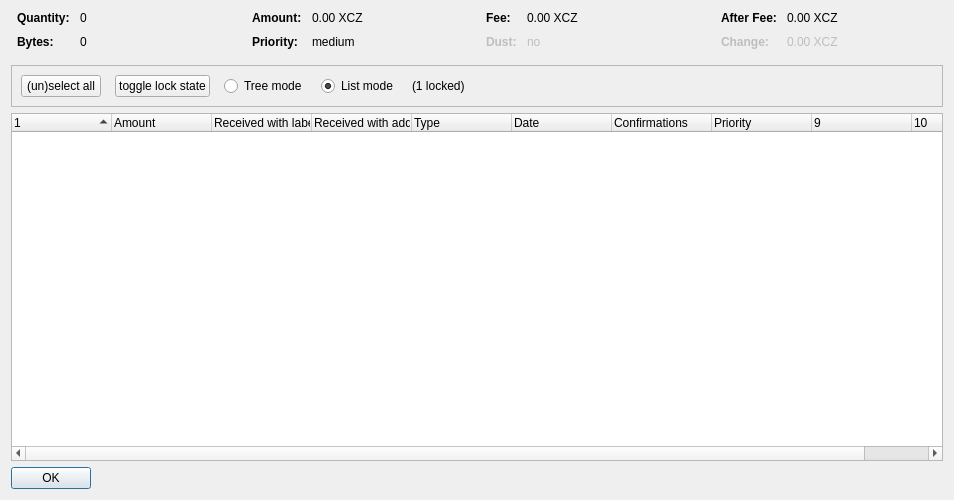
<?xml version="1.0" encoding="UTF-8"?>
<ui version="4.0">
 <class>CoinControlDialog</class>
 <widget class="QDialog" name="CoinControlDialog">
  <property name="geometry">
   <rect>
    <x>0</x>
    <y>0</y>
    <width>954</width>
    <height>500</height>
   </rect>
  </property>
  <property name="windowTitle">
   <string>Coin Selection</string>
  </property>
  <layout class="QVBoxLayout" name="verticalLayout">
   <item>
    <layout class="QHBoxLayout" name="horizontalLayoutTop" stretch="0,0,0,0">
     <property name="topMargin">
      <number>0</number>
     </property>
     <property name="bottomMargin">
      <number>10</number>
     </property>
     <item>
      <layout class="QFormLayout" name="formLayoutCoinControl1">
       <property name="horizontalSpacing">
        <number>10</number>
       </property>
       <property name="verticalSpacing">
        <number>10</number>
       </property>
       <property name="leftMargin">
        <number>6</number>
       </property>
       <property name="rightMargin">
        <number>6</number>
       </property>
       <item row="0" column="0">
        <widget class="QLabel" name="labelCoinControlQuantityText">
         <property name="font">
          <font>
           <weight>75</weight>
           <bold>true</bold>
          </font>
         </property>
         <property name="text">
          <string>Quantity:</string>
         </property>
        </widget>
       </item>
       <item row="0" column="1">
        <widget class="QLabel" name="labelCoinControlQuantity">
         <property name="cursor">
          <cursorShape>IBeamCursor</cursorShape>
         </property>
         <property name="contextMenuPolicy">
          <enum>Qt::ActionsContextMenu</enum>
         </property>
         <property name="text">
          <string notr="true">0</string>
         </property>
         <property name="textInteractionFlags">
          <set>Qt::LinksAccessibleByMouse|Qt::TextSelectableByKeyboard|Qt::TextSelectableByMouse</set>
         </property>
        </widget>
       </item>
       <item row="1" column="0">
        <widget class="QLabel" name="labelCoinControlBytesText">
         <property name="font">
          <font>
           <weight>75</weight>
           <bold>true</bold>
          </font>
         </property>
         <property name="text">
          <string>Bytes:</string>
         </property>
        </widget>
       </item>
       <item row="1" column="1">
        <widget class="QLabel" name="labelCoinControlBytes">
         <property name="cursor">
          <cursorShape>IBeamCursor</cursorShape>
         </property>
         <property name="contextMenuPolicy">
          <enum>Qt::ActionsContextMenu</enum>
         </property>
         <property name="text">
          <string notr="true">0</string>
         </property>
         <property name="textInteractionFlags">
          <set>Qt::LinksAccessibleByMouse|Qt::TextSelectableByKeyboard|Qt::TextSelectableByMouse</set>
         </property>
        </widget>
       </item>
      </layout>
     </item>
     <item>
      <layout class="QFormLayout" name="formLayoutCoinControl2">
       <property name="horizontalSpacing">
        <number>10</number>
       </property>
       <property name="verticalSpacing">
        <number>10</number>
       </property>
       <property name="leftMargin">
        <number>6</number>
       </property>
       <property name="rightMargin">
        <number>6</number>
       </property>
       <item row="0" column="0">
        <widget class="QLabel" name="labelCoinControlAmountText">
         <property name="font">
          <font>
           <weight>75</weight>
           <bold>true</bold>
          </font>
         </property>
         <property name="text">
          <string>Amount:</string>
         </property>
        </widget>
       </item>
       <item row="0" column="1">
        <widget class="QLabel" name="labelCoinControlAmount">
         <property name="cursor">
          <cursorShape>IBeamCursor</cursorShape>
         </property>
         <property name="contextMenuPolicy">
          <enum>Qt::ActionsContextMenu</enum>
         </property>
         <property name="text">
          <string notr="true">0.00 XCZ</string>
         </property>
         <property name="textInteractionFlags">
          <set>Qt::LinksAccessibleByMouse|Qt::TextSelectableByKeyboard|Qt::TextSelectableByMouse</set>
         </property>
        </widget>
       </item>
       <item row="1" column="0">
        <widget class="QLabel" name="labelCoinControlPriorityText">
         <property name="font">
          <font>
           <weight>75</weight>
           <bold>true</bold>
          </font>
         </property>
         <property name="text">
          <string>Priority:</string>
         </property>
        </widget>
       </item>
       <item row="1" column="1">
        <widget class="QLabel" name="labelCoinControlPriority">
         <property name="cursor">
          <cursorShape>IBeamCursor</cursorShape>
         </property>
         <property name="contextMenuPolicy">
          <enum>Qt::ActionsContextMenu</enum>
         </property>
         <property name="text">
          <string>medium</string>
         </property>
         <property name="textInteractionFlags">
          <set>Qt::LinksAccessibleByMouse|Qt::TextSelectableByKeyboard|Qt::TextSelectableByMouse</set>
         </property>
        </widget>
       </item>
      </layout>
     </item>
     <item>
      <layout class="QFormLayout" name="formLayoutCoinControl3">
       <property name="horizontalSpacing">
        <number>10</number>
       </property>
       <property name="verticalSpacing">
        <number>10</number>
       </property>
       <property name="leftMargin">
        <number>6</number>
       </property>
       <property name="rightMargin">
        <number>6</number>
       </property>
       <item row="0" column="0">
        <widget class="QLabel" name="labelCoinControlFeeText">
         <property name="font">
          <font>
           <weight>75</weight>
           <bold>true</bold>
          </font>
         </property>
         <property name="text">
          <string>Fee:</string>
         </property>
        </widget>
       </item>
       <item row="0" column="1">
        <widget class="QLabel" name="labelCoinControlFee">
         <property name="cursor">
          <cursorShape>IBeamCursor</cursorShape>
         </property>
         <property name="contextMenuPolicy">
          <enum>Qt::ActionsContextMenu</enum>
         </property>
         <property name="text">
          <string notr="true">0.00 XCZ</string>
         </property>
         <property name="textInteractionFlags">
          <set>Qt::LinksAccessibleByMouse|Qt::TextSelectableByKeyboard|Qt::TextSelectableByMouse</set>
         </property>
        </widget>
       </item>
       <item row="1" column="0">
        <widget class="QLabel" name="labelCoinControlLowOutputText">
         <property name="enabled">
          <bool>false</bool>
         </property>
         <property name="font">
          <font>
           <weight>75</weight>
           <bold>true</bold>
          </font>
         </property>
         <property name="text">
          <string>Dust:</string>
         </property>
        </widget>
       </item>
       <item row="1" column="1">
        <widget class="QLabel" name="labelCoinControlLowOutput">
         <property name="enabled">
          <bool>false</bool>
         </property>
         <property name="cursor">
          <cursorShape>IBeamCursor</cursorShape>
         </property>
         <property name="contextMenuPolicy">
          <enum>Qt::ActionsContextMenu</enum>
         </property>
         <property name="text">
          <string>no</string>
         </property>
         <property name="textInteractionFlags">
          <set>Qt::LinksAccessibleByMouse|Qt::TextSelectableByKeyboard|Qt::TextSelectableByMouse</set>
         </property>
        </widget>
       </item>
      </layout>
     </item>
     <item>
      <layout class="QFormLayout" name="formLayoutCoinControl4">
       <property name="horizontalSpacing">
        <number>10</number>
       </property>
       <property name="verticalSpacing">
        <number>10</number>
       </property>
       <property name="leftMargin">
        <number>6</number>
       </property>
       <property name="rightMargin">
        <number>6</number>
       </property>
       <item row="0" column="0">
        <widget class="QLabel" name="labelCoinControlAfterFeeText">
         <property name="font">
          <font>
           <weight>75</weight>
           <bold>true</bold>
          </font>
         </property>
         <property name="text">
          <string>After Fee:</string>
         </property>
        </widget>
       </item>
       <item row="0" column="1">
        <widget class="QLabel" name="labelCoinControlAfterFee">
         <property name="cursor">
          <cursorShape>IBeamCursor</cursorShape>
         </property>
         <property name="contextMenuPolicy">
          <enum>Qt::ActionsContextMenu</enum>
         </property>
         <property name="text">
          <string notr="true">0.00 XCZ</string>
         </property>
         <property name="textInteractionFlags">
          <set>Qt::LinksAccessibleByMouse|Qt::TextSelectableByKeyboard|Qt::TextSelectableByMouse</set>
         </property>
        </widget>
       </item>
       <item row="1" column="0">
        <widget class="QLabel" name="labelCoinControlChangeText">
         <property name="enabled">
          <bool>false</bool>
         </property>
         <property name="font">
          <font>
           <weight>75</weight>
           <bold>true</bold>
          </font>
         </property>
         <property name="text">
          <string>Change:</string>
         </property>
        </widget>
       </item>
       <item row="1" column="1">
        <widget class="QLabel" name="labelCoinControlChange">
         <property name="enabled">
          <bool>false</bool>
         </property>
         <property name="cursor">
          <cursorShape>IBeamCursor</cursorShape>
         </property>
         <property name="contextMenuPolicy">
          <enum>Qt::ActionsContextMenu</enum>
         </property>
         <property name="text">
          <string notr="true">0.00 XCZ</string>
         </property>
         <property name="textInteractionFlags">
          <set>Qt::LinksAccessibleByMouse|Qt::TextSelectableByKeyboard|Qt::TextSelectableByMouse</set>
         </property>
        </widget>
       </item>
      </layout>
     </item>
    </layout>
   </item>
   <item>
    <widget class="QFrame" name="frame">
     <property name="minimumSize">
      <size>
       <width>0</width>
       <height>40</height>
      </size>
     </property>
     <property name="frameShape">
      <enum>QFrame::StyledPanel</enum>
     </property>
     <property name="frameShadow">
      <enum>QFrame::Sunken</enum>
     </property>
     <layout class="QHBoxLayout" name="horizontalLayout">
      <item>
       <layout class="QHBoxLayout" name="horizontalLayoutPanel" stretch="0,0,0,0,0,0">
        <property name="spacing">
         <number>14</number>
        </property>
        <item>
         <widget class="QPushButton" name="pushButtonSelectAll">
          <property name="sizePolicy">
           <sizepolicy hsizetype="Maximum" vsizetype="Fixed">
            <horstretch>0</horstretch>
            <verstretch>0</verstretch>
           </sizepolicy>
          </property>
          <property name="text">
           <string>(un)select all</string>
          </property>
          <property name="autoDefault">
           <bool>false</bool>
          </property>
         </widget>
        </item>
        <item>
         <widget class="QPushButton" name="pushButtonToggleLock">
          <property name="sizePolicy">
           <sizepolicy hsizetype="Maximum" vsizetype="Fixed">
            <horstretch>0</horstretch>
            <verstretch>0</verstretch>
           </sizepolicy>
          </property>
          <property name="text">
           <string>toggle lock state</string>
          </property>
          <property name="autoDefault">
           <bool>false</bool>
          </property>
         </widget>
        </item>
        <item>
         <widget class="QRadioButton" name="radioTreeMode">
          <property name="sizePolicy">
           <sizepolicy hsizetype="Maximum" vsizetype="Fixed">
            <horstretch>0</horstretch>
            <verstretch>0</verstretch>
           </sizepolicy>
          </property>
          <property name="text">
           <string>Tree mode</string>
          </property>
         </widget>
        </item>
        <item>
         <widget class="QRadioButton" name="radioListMode">
          <property name="sizePolicy">
           <sizepolicy hsizetype="Maximum" vsizetype="Fixed">
            <horstretch>0</horstretch>
            <verstretch>0</verstretch>
           </sizepolicy>
          </property>
          <property name="text">
           <string>List mode</string>
          </property>
          <property name="checked">
           <bool>true</bool>
          </property>
         </widget>
        </item>
        <item>
         <widget class="QLabel" name="labelLocked">
          <property name="text">
           <string>(1 locked)</string>
          </property>
         </widget>
        </item>
        <item>
         <spacer name="horizontalSpacer">
          <property name="orientation">
           <enum>Qt::Horizontal</enum>
          </property>
          <property name="sizeHint" stdset="0">
           <size>
            <width>40</width>
            <height>20</height>
           </size>
          </property>
         </spacer>
        </item>
       </layout>
      </item>
     </layout>
    </widget>
   </item>
   <item>
    <widget class="CoinControlTreeWidget" name="treeWidget">
     <property name="contextMenuPolicy">
      <enum>Qt::CustomContextMenu</enum>
     </property>
     <property name="sortingEnabled">
      <bool>false</bool>
     </property>
     <property name="columnCount">
      <number>10</number>
     </property>
     <attribute name="headerShowSortIndicator" stdset="0">
      <bool>true</bool>
     </attribute>
     <attribute name="headerStretchLastSection">
      <bool>false</bool>
     </attribute>
     <column>
      <property name="text">
       <string/>
      </property>
     </column>
     <column>
      <property name="text">
       <string>Amount</string>
      </property>
     </column>
     <column>
      <property name="text">
       <string>Received with label</string>
      </property>
     </column>
     <column>
      <property name="text">
       <string>Received with address</string>
      </property>
     </column>
     <column>
      <property name="text">
       <string>Type</string>
      </property>
     </column>
     <column>
      <property name="text">
       <string>Date</string>
      </property>
     </column>
     <column>
      <property name="text">
       <string>Confirmations</string>
      </property>
      <property name="toolTip">
       <string>Confirmed</string>
      </property>
     </column>
     <column>
      <property name="text">
       <string>Priority</string>
      </property>
     </column>
     <column>
      <property name="text">
       <string/>
      </property>
     </column>
     <column>
      <property name="text">
       <string/>
      </property>
     </column>
    </widget>
   </item>
   <item>
    <widget class="QDialogButtonBox" name="buttonBox">
     <property name="sizePolicy">
      <sizepolicy hsizetype="Maximum" vsizetype="Fixed">
       <horstretch>0</horstretch>
       <verstretch>0</verstretch>
      </sizepolicy>
     </property>
     <property name="orientation">
      <enum>Qt::Horizontal</enum>
     </property>
     <property name="standardButtons">
      <set>QDialogButtonBox::Ok</set>
     </property>
    </widget>
   </item>
  </layout>
 </widget>
 <customwidgets>
  <customwidget>
   <class>CoinControlTreeWidget</class>
   <extends>QTreeWidget</extends>
   <header>coincontroltreewidget.h</header>
  </customwidget>
 </customwidgets>
 <resources/>
 <connections/>
</ui>
